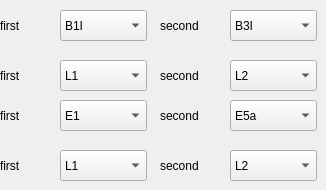
    <widget class="QWidget" name="page_2">
     <widget class="QComboBox" name="BDSIF_1fre">
      <property name="geometry">
       <rect>
        <x>60</x>
        <y>10</y>
        <width>87</width>
        <height>31</height>
       </rect>
      </property>
      <item>
       <property name="text">
        <string>B1I</string>
       </property>
      </item>
      <item>
       <property name="text">
        <string>B2I</string>
       </property>
      </item>
      <item>
       <property name="text">
        <string>B3I</string>
       </property>
      </item>
      <item>
       <property name="text">
        <string>B1C</string>
       </property>
      </item>
      <item>
       <property name="text">
        <string>B2a</string>
       </property>
      </item>
     </widget>
     <widget class="QComboBox" name="BDSIF_2fre">
      <property name="geometry">
       <rect>
        <x>230</x>
        <y>10</y>
        <width>87</width>
        <height>31</height>
       </rect>
      </property>
      <item>
       <property name="text">
        <string>B3I</string>
       </property>
      </item>
      <item>
       <property name="text">
        <string>B1I</string>
       </property>
      </item>
      <item>
       <property name="text">
        <string>B2I</string>
       </property>
      </item>
      <item>
       <property name="text">
        <string>B1C</string>
       </property>
      </item>
      <item>
       <property name="text">
        <string>B2a</string>
       </property>
      </item>
     </widget>
     <widget class="QComboBox" name="GPSIF_2fre">
      <property name="geometry">
       <rect>
        <x>230</x>
        <y>60</y>
        <width>87</width>
        <height>31</height>
       </rect>
      </property>
      <item>
       <property name="text">
        <string>L2</string>
       </property>
      </item>
      <item>
       <property name="text">
        <string>L1</string>
       </property>
      </item>
      <item>
       <property name="text">
        <string>L5</string>
       </property>
      </item>
     </widget>
     <widget class="QComboBox" name="GPSIF_1fre">
      <property name="geometry">
       <rect>
        <x>60</x>
        <y>60</y>
        <width>87</width>
        <height>31</height>
       </rect>
      </property>
      <item>
       <property name="text">
        <string>L1</string>
       </property>
      </item>
      <item>
       <property name="text">
        <string>L2</string>
       </property>
      </item>
      <item>
       <property name="text">
        <string>L5</string>
       </property>
      </item>
     </widget>
     <widget class="QComboBox" name="GLEIF_2fre">
      <property name="geometry">
       <rect>
        <x>230</x>
        <y>100</y>
        <width>87</width>
        <height>31</height>
       </rect>
      </property>
      <item>
       <property name="text">
        <string>E5a</string>
       </property>
      </item>
      <item>
       <property name="text">
        <string>E1</string>
       </property>
      </item>
      <item>
       <property name="text">
        <string>E5b</string>
       </property>
      </item>
      <item>
       <property name="text">
        <string>E5boc</string>
       </property>
      </item>
      <item>
       <property name="text">
        <string>E6</string>
       </property>
      </item>
     </widget>
     <widget class="QComboBox" name="GLEIF_1fre">
      <property name="geometry">
       <rect>
        <x>60</x>
        <y>100</y>
        <width>87</width>
        <height>31</height>
       </rect>
      </property>
      <item>
       <property name="text">
        <string>E1</string>
       </property>
      </item>
      <item>
       <property name="text">
        <string>E5a</string>
       </property>
      </item>
      <item>
       <property name="text">
        <string>E5b</string>
       </property>
      </item>
      <item>
       <property name="text">
        <string>E5 boc</string>
       </property>
      </item>
      <item>
       <property name="text">
        <string>E6</string>
       </property>
      </item>
     </widget>
     <widget class="QComboBox" name="GLOIF_2fre">
      <property name="geometry">
       <rect>
        <x>230</x>
        <y>150</y>
        <width>87</width>
        <height>31</height>
       </rect>
      </property>
      <item>
       <property name="text">
        <string>L2</string>
       </property>
      </item>
      <item>
       <property name="text">
        <string>L1</string>
       </property>
      </item>
      <item>
       <property name="text">
        <string>L3</string>
       </property>
      </item>
     </widget>
     <widget class="QComboBox" name="GLOIF_1fre">
      <property name="geometry">
       <rect>
        <x>60</x>
        <y>150</y>
        <width>87</width>
        <height>31</height>
       </rect>
      </property>
      <item>
       <property name="text">
        <string>L1</string>
       </property>
      </item>
      <item>
       <property name="text">
        <string>L2</string>
       </property>
      </item>
      <item>
       <property name="text">
        <string>L3</string>
       </property>
      </item>
     </widget>
     <widget class="QLabel" name="label">
      <property name="geometry">
       <rect>
        <x>0</x>
        <y>10</y>
        <width>51</width>
        <height>31</height>
       </rect>
      </property>
      <property name="text">
       <string>first</string>
      </property>
     </widget>
     <widget class="QLabel" name="label_17">
      <property name="geometry">
       <rect>
        <x>0</x>
        <y>60</y>
        <width>51</width>
        <height>31</height>
       </rect>
      </property>
      <property name="text">
       <string>first</string>
      </property>
     </widget>
     <widget class="QLabel" name="label_18">
      <property name="geometry">
       <rect>
        <x>0</x>
        <y>100</y>
        <width>51</width>
        <height>31</height>
       </rect>
      </property>
      <property name="text">
       <string>first</string>
      </property>
     </widget>
     <widget class="QLabel" name="label_19">
      <property name="geometry">
       <rect>
        <x>0</x>
        <y>150</y>
        <width>51</width>
        <height>31</height>
       </rect>
      </property>
      <property name="text">
       <string>first</string>
      </property>
     </widget>
     <widget class="QLabel" name="label_20">
      <property name="geometry">
       <rect>
        <x>160</x>
        <y>150</y>
        <width>51</width>
        <height>31</height>
       </rect>
      </property>
      <property name="text">
       <string>second</string>
      </property>
     </widget>
     <widget class="QLabel" name="label_21">
      <property name="geometry">
       <rect>
        <x>160</x>
        <y>100</y>
        <width>51</width>
        <height>31</height>
       </rect>
      </property>
      <property name="text">
       <string>second</string>
      </property>
     </widget>
     <widget class="QLabel" name="label_22">
      <property name="geometry">
       <rect>
        <x>160</x>
        <y>10</y>
        <width>51</width>
        <height>31</height>
       </rect>
      </property>
      <property name="text">
       <string>second</string>
      </property>
     </widget>
     <widget class="QLabel" name="label_23">
      <property name="geometry">
       <rect>
        <x>160</x>
        <y>60</y>
        <width>51</width>
        <height>31</height>
       </rect>
      </property>
      <property name="text">
       <string>second</string>
      </property>
     </widget>
    </widget>
